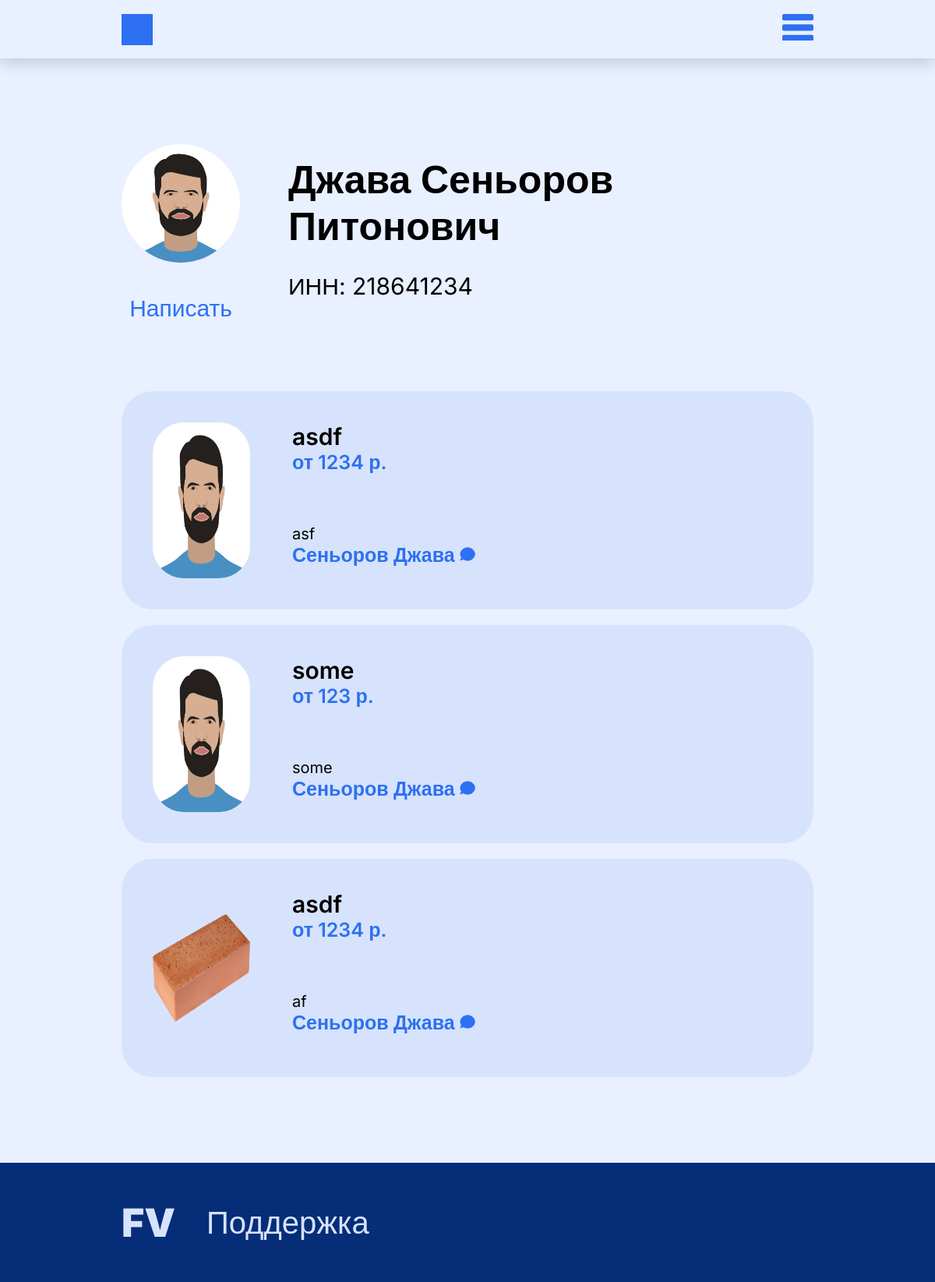
Screenshot of /accounts/1/ with the database file from the repository.
### accounts/models.py (models this page shows, shortened)
class CustomUser(AbstractUser):
    taxpayer = models.PositiveIntegerField(verbose_name="ИНН", blank=True, null=True)
    middle_name = models.CharField(max_length=255, verbose_name="Отчество", blank=True, null=True)
    avatar = models.ImageField(upload_to='profile/avatar/', null=True, blank=True)
    class Meta:
        verbose_name = 'Пользователь'
        verbose_name_plural = 'Пользователи'

### pages/models.py (models this page shows, shortened)
class Products(models.Model):
    title = models.CharField(max_length=255, verbose_name="Название")
    price = models.IntegerField(verbose_name="Цена")
    city = models.CharField(max_length=255, verbose_name="Местоположение")
    user = models.ForeignKey(CustomUser, on_delete=models.CASCADE, verbose_name="Пользователь")
    services = models.CharField(max_length=255, verbose_name="Услуги", choices=SERVICES)
    image = models.FileField(upload_to='products', verbose_name='Фотография', blank=True, null=True)
    class Meta:
        verbose_name = 'Товар'
        verbose_name_plural = 'Товары'

### accounts/views.py (the view)
# urls.py: path("<int:pk>/", UserDetailView.as_view(), name="user_detail"),
class UserDetailView(DetailView):
    model = CustomUser
    template_name = "account/contactuser/user_detail.html"
    context_object_name = "user_object"
    def get_context_data(self, **kwargs):
        context = super().get_context_data(**kwargs)
        context["products"] = Products.objects.filter(user=context["user_object"])
        context["current_user"] = self.request.user
        return context

### templates/account/contactuser/user_detail.html (shortened to what this page needs)
{% extends "_base.html" %}
{% load static %}
{% block styles %}
<link rel="stylesheet" href="{% static 'styles/account.css' %}">
<link rel="stylesheet" href="{% static 'styles/product.css' %}">
<link rel="stylesheet" href="{% static 'styles/changing.css' %}">
{% endblock styles %}
{% block main %}
 <div class="container">
 <div class="user-information">
    <div class="info__perepheral">
        <img class="user-avatar" src="{{ user_object.avatar.url }}" alt="">
        <a href="#"><div class="info__written">Написать</div></a>
    </div>
    <div class="info__core">
        <p class="person_information">{{ user_object.last_name }} {{ user_object.first_name }} {{ user_object.middle_name }} </p>
        <p class="taxpayer">ИНН: {{ user_object.taxpayer }}</p>
    </div>
</div>
{% for item in products %}
<div class="container__product">
    <img class="image__product" src="{{ item.image.url }}" alt="">
    <div class="product__info">
        <div class="product-info__detail">
            <p>{{ item.title }}</p>
            <p class="product__price">от {{ item.price }} р. </p>
        </div>
        <div class="product-info__owner">
            <p class="product__city">{{ item.city }}</p>
            <p class="product__fio">{{ item.user.first_name }} {{ item.user.last_name }} <img src="{% static 'statics/mes__product.svg' %}" alt=""></p>
        </div>
    </div>
</div>
{% endfor %}
</div>
{% endblock main %}

### static/pages/styles/incommon.css (style rules this page uses)
* { padding: 0px; margin: 0px; border: none; box-sizing: border-box; }
body { background-color: #E9F0FF; font-family: Inter, sans-serif; }
a, a:link, a:visited { text-decoration: none; color: black; }
.container { max-width: 74%; width: 74%; margin: 110px auto; }

### static/pages/styles/account.css (style rules this page uses)
.user-information { display: flex; font-size: 30px; gap: 62px; margin-bottom: 89px; }
.info__core { margin-top: 15px; }
.taxpayer { margin-top: 29px; }
.info__written { color: #2D70F2; font-weight: 500; }
.user-avatar { width: 152px; height: 152px; border-radius: 50%; }
.person_information { font-size: 50px; font-weight: 600; }
.info__perepheral { display: grid; justify-items: center; row-gap: 40px; }

### static/pages/styles/product.css (style rules this page uses)
.container__product { display: flex; background-color: #D7E3FC; border-radius: 40px; margin: 20px 0; padding: 40px; gap: 54px; font-size: 30px; font-weight: 600; }
.image__product { height: 200px; width: 125px; border-radius: 40px; }
.product__info { display: grid; width: fit-content; }
.product__price, .product__fio { color: #2D70F2; }
.product__city { font-weight: 400; font-size: 20px; }
.product__price, .product__fio { font-size: 25px; }
.product__fio { bottom: 0px; }
.product-info__detail { align-self: start; }
.product-info__owner { align-self: end; margin-bottom: 15px; }
.product__fio > img { height: 20px; width: 20px; margin-left: 0px; }

### static/pages/styles/changing.css (style rules this page uses)
body { overflow: visible; }

### rows the page displays
CustomUser: avatar (placeholder picture), last_name "Джава", first_name "Сеньоров", middle_name "Питонович", taxpayer "218641234"
Products: image (placeholder picture), title "asdf", price "1234", city "asf", user.first_name "Сеньоров", user.last_name "Джава"
Products: image (picture), title "some", price "123", city "some", user.first_name "Сеньоров", user.last_name "Джава"
Products: image (picture), title "asdf", price "1234", city "af", user.first_name "Сеньоров", user.last_name "Джава"
